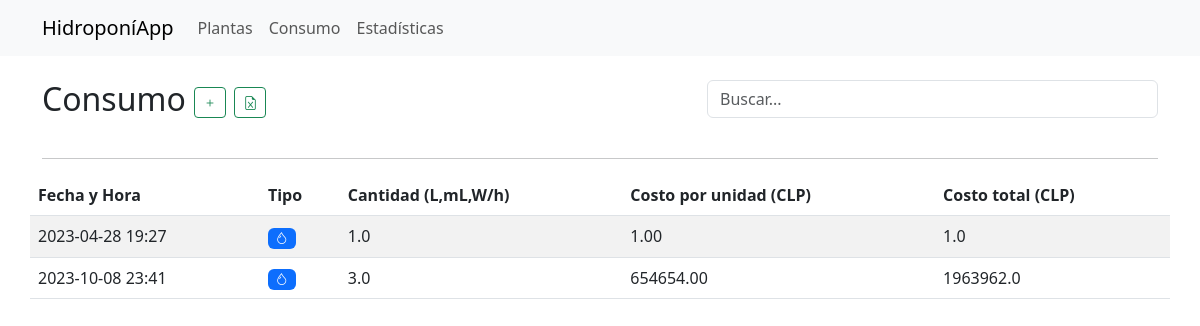
The page /consumo/ on the database its author committed.
### hidroponiapp/models.py (models this page shows)
class Consumo(models.Model):
    TIPOS_CONSUMO = (
        ('Agua', 'Agua'),
        ('Energía', 'Energía'),
        ('Nutrientes', 'Nutrientes'),
    )
    fecha = models.DateTimeField(auto_now_add=True, blank=False)
    tipo = models.CharField(max_length=10, choices=TIPOS_CONSUMO, blank=False)
    cantidad = models.FloatField(blank=False)
    costo_por_unidad = models.DecimalField(max_digits=10, decimal_places=2, blank=False)
    def get_color_tipo(self):
        colors = {
            'Agua': 'primary',
            'Energía': 'warning',
            'Nutrientes': 'success',
        }
        return colors.get(self.tipo,
                          'secondary')  # El color 'secondary' será el color por defecto si no se encuentra el tipo de planta en el diccionario 'colors'
    def get_icon_tipo(self):
        colors = {
            'Agua': 'droplet',
            'Energía': 'lightning',
            'Nutrientes': 'tree',
        }
        return colors.get(self.tipo,
                          'secondary')  # El color 'secondary' será el color por defecto si no se encuentra el tipo de planta en el diccionario 'colors'
    def costo_total(self):
        return self.cantidad * float(self.costo_por_unidad)

### hidroponiapp/views.py (the view)
# urls.py: path('consumo/', views.consumo, name='consumo'),
def consumo(request):
    if request.method == 'POST':
        form = ConsumoForm(request.POST)
        if form.is_valid():
            form.save()
            messages.success(request, 'Registro de consumo guardado correctamente.')
        else:
            messages.error(request, 'Por favor, completa todos los campos requeridos.')
    else:
        form = ConsumoForm()
    consumos = Consumo.objects.all()
    return render(request, 'hidroponiapp/consumo.html', {'form': form, 'consumos': consumos})

### hidroponiapp/forms.py
class ConsumoForm(forms.ModelForm):
    class Meta:
        model = Consumo
        fields = ['tipo', 'cantidad', 'costo_por_unidad']
        widgets = {
            'tipo': forms.Select(attrs={'required': True}),
            'cantidad': forms.NumberInput(attrs={'required': True}),
            'costo_por_unidad': forms.NumberInput(attrs={'required': True}),
        }

### templates/hidroponiapp/consumo.html (shortened to what this page needs)
{% extends "base.html" %}
{% block content %}
      <div class="row">
         <div class="col-md-7">
            <h2 class="mt-4 mb-4">Consumo
                <button type="button" class="btn btn-outline-success btn-sm" data-bs-toggle="modal" data-bs-target="#registroModal">
                    <i class="bi bi-plus"></i>
                </button>
              <button onclick="exportarCSV()" class="btn btn-outline-success btn-sm">
                <i class="bi bi-file-earmark-excel"></i>
              </button>
            </h2>
         </div>
        <div class="col-md-5 mt-4 mb-4">
            <input type="text" id="omnisearch" class="form-control" placeholder="Buscar...">
         </div>
      </div>
  <hr>
  <div class="row">
  <br>
  <table class="table table-striped animate__animated animate__fadeIn">
    <thead>
      <tr>
        <th>Fecha y Hora</th>
        <th>Tipo</th>
        <th>Cantidad (L,mL,W/h)</th>
        <th>Costo por unidad (CLP)</th>
        <th>Costo total (CLP)</th>
      </tr>
    </thead>
    <tbody>
      {% for consumo in consumos %}
        <tr>
          <td>{{ consumo.fecha|date:"Y-m-d H:i" }}</td>
          <td>
            <span class="badge bg-{{ consumo.get_color_tipo }}"><i class="bi bi-{{ consumo.get_icon_tipo }}"></i></span>
          </td>
          <td>{{ consumo.cantidad }}</td>
          <td>{{ consumo.costo_por_unidad }}</td>
          <td>{{ consumo.costo_total }}</td>
        </tr>
      {% endfor %}
    </tbody>
  </table>
{% endblock %}

### rows shown on the page
Consumo: fecha "2023-04-28 19:27", cantidad "1.0", costo_por_unidad "1.00", costo_total "1.0"
Consumo: fecha "2023-10-08 23:41", cantidad "3.0", costo_por_unidad "654654.00", costo_total "1963962.0"
